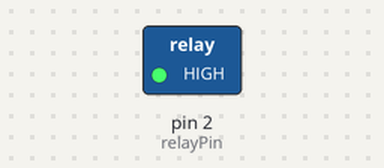
A sketch run on a simulated Arduino Uno, built with avr-gcc and run on an emulated ATmega328P. Shown: switched loads named in the sketch (green lamp = pin HIGH).

Above: at 1.0 s.
At 3.0 s:
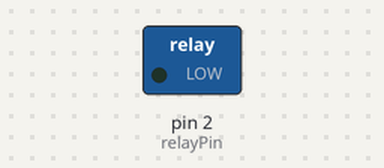
Timing chart, 0 to 5.2 s (numbered marks = the images above):
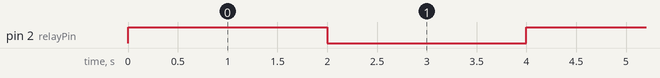

Measured:
- by itself, pin 2 (relayPin): alternates HIGH for 2.0 s and LOW for 2.0 s

The sketch:

single-relay-basic-5V-project.ino
```cpp
byte relayPin = 2;

void setup() {
  pinMode(relayPin, OUTPUT);
}

void loop() {
  digitalWrite(relayPin, HIGH);
  delay(2000);
  digitalWrite(relayPin, LOW);
  delay(2000);
}
```
